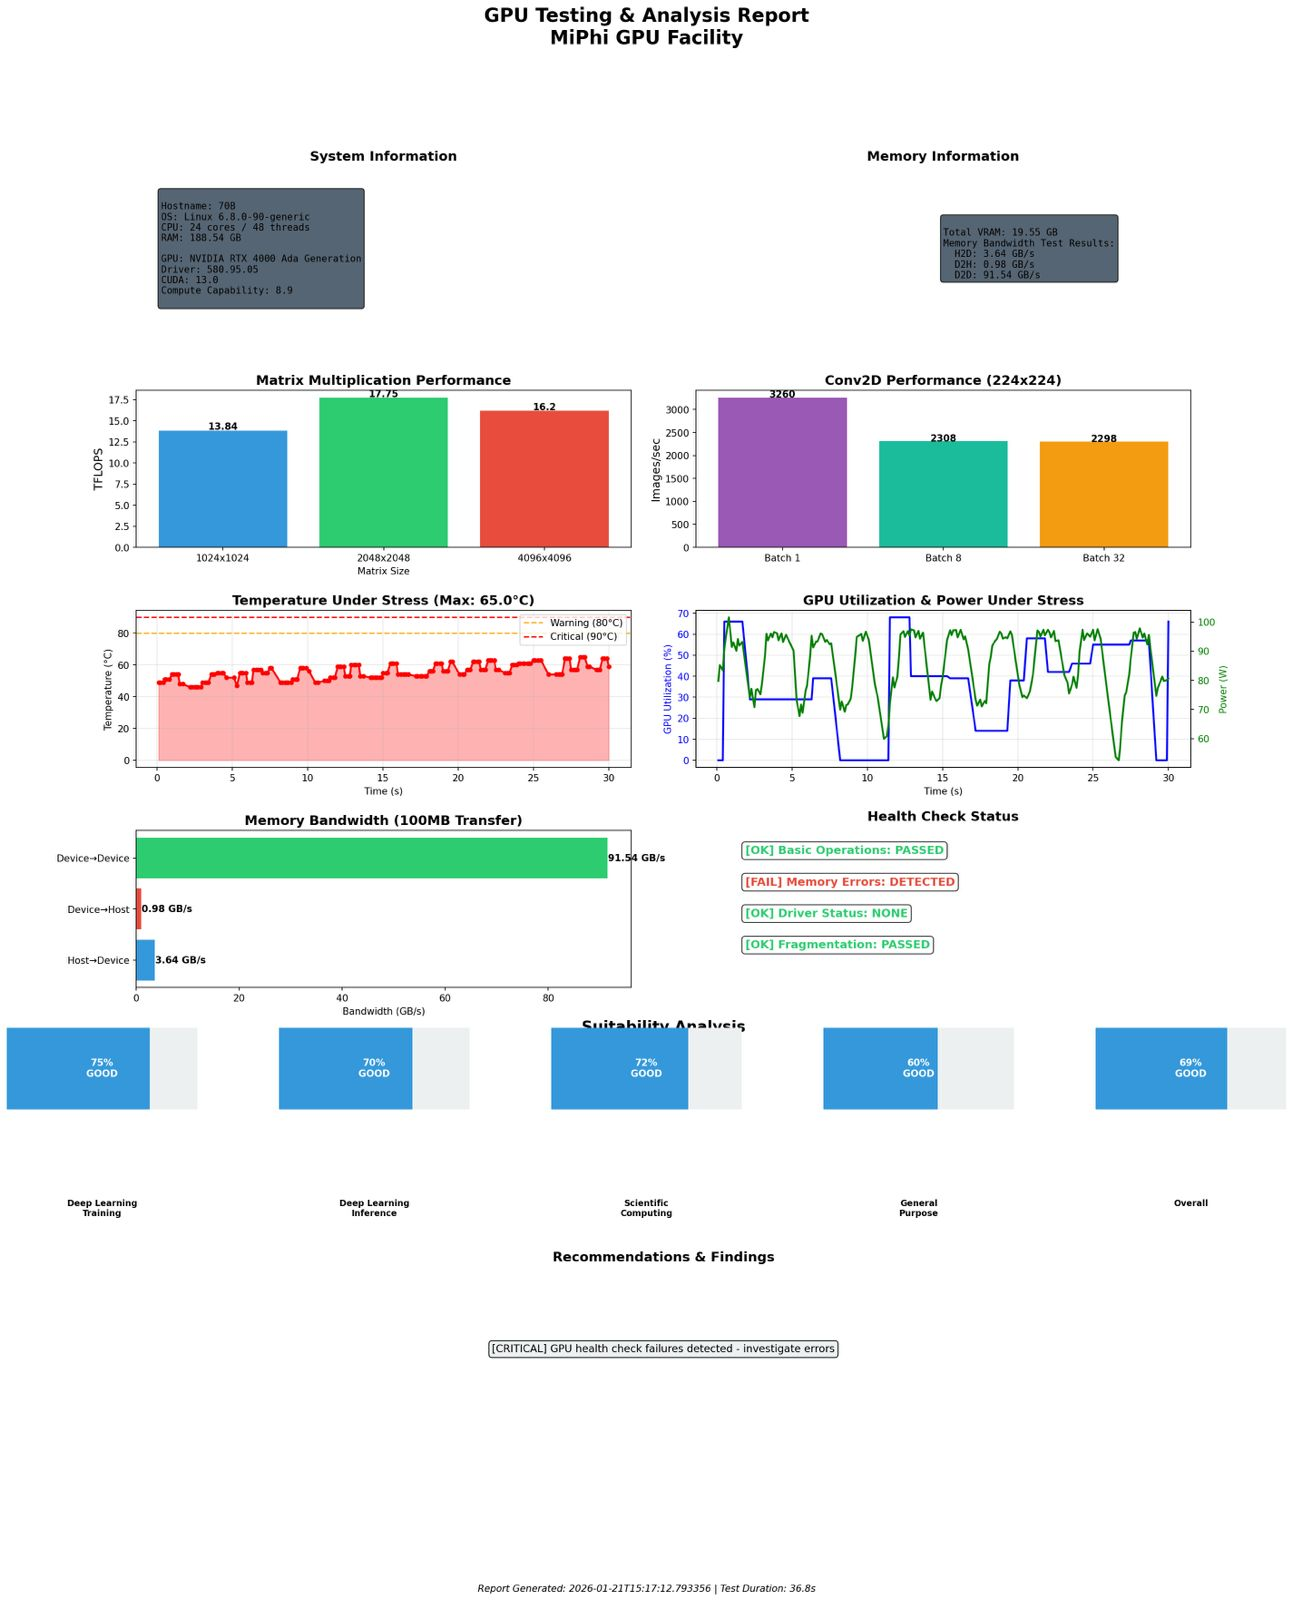

Recreate this plot in Python.
#!/usr/bin/env python3
"""
Comprehensive Desktop & GPU Testing Suite for AI Workloads
For College AI Lab - Desktop Review & Benchmarking
Generates detailed reports, analytics, and AI suitability analysis

Supports:
- Windows, Linux, macOS
- NVIDIA, AMD, Intel, Apple Silicon GPUs
- SSH/Headless/Cloud environments
- CPU, RAM, Storage, Network benchmarks
"""

import subprocess
import sys
import os
import json
import time
import datetime
import platform
import socket
import shutil
import tempfile
import hashlib
import struct
from pathlib import Path

# Detect OS
IS_WINDOWS = platform.system() == 'Windows'
IS_LINUX = platform.system() == 'Linux'
IS_MACOS = platform.system() == 'Darwin'
IS_ARM = platform.machine().lower() in ('arm64', 'aarch64', 'armv8')

def install_dependencies():
    """Install all required dependencies silently"""
    required_packages = ['numpy', 'matplotlib', 'pandas', 'psutil']
    missing = []
    
    for pkg in required_packages:
        try:
            __import__(pkg)
        except ImportError:
            missing.append(pkg)
    
    if not missing:
        return True
    
    print(f"[SETUP] Installing: {', '.join(missing)}...")
    
    # Try different installation methods
    methods = [
        [sys.executable, '-m', 'pip', 'install', '-q'] + missing,
        [sys.executable, '-m', 'pip', 'install', '-q', '--user'] + missing,
        [sys.executable, '-m', 'pip', 'install', '-q', '--break-system-packages'] + missing,
        [sys.executable, '-m', 'pip', 'install', '-q', '--user', '--break-system-packages'] + missing,
    ]
    
    for method in methods:
        try:
            subprocess.check_call(method, stdout=subprocess.DEVNULL, stderr=subprocess.DEVNULL)
            # Verify installation
            for pkg in missing:
                __import__(pkg)
            print("[SETUP] Dependencies installed successfully!")
            return True
        except:
            continue
    
    # If all methods failed, give instructions
    print(f"\n[ERROR] Could not auto-install packages. Please run manually:")
    print(f"    pip install {' '.join(missing)}")
    print(f"  or:")
    print(f"    pip install -r requirements.txt")
    print()
    sys.exit(1)

# Auto-install dependencies before importing
install_dependencies()

# Now import the packages
import psutil
import numpy as np
import matplotlib
matplotlib.use('Agg')  # Non-interactive backend for SSH/headless
import matplotlib.pyplot as plt
import matplotlib.gridspec as gridspec
from matplotlib.patches import Circle, Wedge, Rectangle
import pandas as pd

# Try to import GPU-specific libraries (optional)
CUDA_AVAILABLE = False
PYNVML_AVAILABLE = False
TORCH_AVAILABLE = False
TORCH_MPS_AVAILABLE = False  # Apple Silicon
TORCH_ROCM_AVAILABLE = False  # AMD ROCm
OPENCL_AVAILABLE = False

try:
    import pynvml
    pynvml.nvmlInit()
    PYNVML_AVAILABLE = True
except:
    pass

try:
    import torch
    if torch.cuda.is_available():
        TORCH_AVAILABLE = True
        CUDA_AVAILABLE = True
    # Check for Apple Silicon MPS
    if hasattr(torch.backends, 'mps') and torch.backends.mps.is_available():
        TORCH_MPS_AVAILABLE = True
        TORCH_AVAILABLE = True
    # Check for AMD ROCm
    if hasattr(torch.version, 'hip') and torch.version.hip is not None:
        TORCH_ROCM_AVAILABLE = True
        TORCH_AVAILABLE = True
except:
    pass

# Try OpenCL for AMD/Intel GPUs
try:
    import pyopencl as cl
    OPENCL_AVAILABLE = True
except:
    pass


class GPUTester:
    """Comprehensive Desktop & GPU Testing Class for AI Workloads"""
    
    def __init__(self):
        self.results = {
            'timestamp': datetime.datetime.now().isoformat(),
            'test_type': 'AI Desktop Assessment',
            'system_info': {},
            'cpu_info': {},
            'gpu_info': {},
            'memory_info': {},
            'storage_info': {},
            'network_info': {},
            'software_stack': {},
            'performance_tests': {},
            'stress_tests': {},
            'health_checks': {},
            'suitability_analysis': {},
            'recommendations': []
        }
        self.test_start_time = time.time()
        self.gpu_vendor = self._detect_gpu_vendor()
        
    def _detect_gpu_vendor(self):
        """Detect GPU vendor (NVIDIA, AMD, Intel, Apple, None)"""
        # Check NVIDIA
        if self._check_nvidia():
            return 'NVIDIA'
        # Check AMD
        if self._check_amd():
            return 'AMD'
        # Check Intel
        if self._check_intel():
            return 'Intel'
        # Check Apple Silicon
        if IS_MACOS and IS_ARM:
            return 'Apple'
        return 'None'
    
    def _check_nvidia(self):
        """Check if NVIDIA GPU is present"""
        try:
            if IS_WINDOWS:
                result = subprocess.run(['nvidia-smi'], capture_output=True, text=True, timeout=10,
                                       creationflags=subprocess.CREATE_NO_WINDOW if hasattr(subprocess, 'CREATE_NO_WINDOW') else 0)
            else:
                result = subprocess.run(['nvidia-smi'], capture_output=True, text=True, timeout=10)
            return result.returncode == 0
        except:
            return False
    
    def _check_amd(self):
        """Check if AMD GPU is present"""
        try:
            if IS_LINUX:
                # Check for AMD ROCm
                result = subprocess.run(['rocm-smi'], capture_output=True, text=True, timeout=10)
                if result.returncode == 0:
                    return True
                # Check lspci
                result = subprocess.run(['lspci'], capture_output=True, text=True, timeout=10)
                if 'AMD' in result.stdout and ('VGA' in result.stdout or 'Display' in result.stdout):
                    return True
            elif IS_WINDOWS:
                # Check WMI for AMD GPU
                result = subprocess.run(['wmic', 'path', 'win32_VideoController', 'get', 'name'],
                                       capture_output=True, text=True, timeout=10,
                                       creationflags=subprocess.CREATE_NO_WINDOW if hasattr(subprocess, 'CREATE_NO_WINDOW') else 0)
                if 'AMD' in result.stdout or 'Radeon' in result.stdout:
                    return True
        except:
            pass
        return False
    
    def _check_intel(self):
        """Check if Intel GPU is present"""
        try:
            if IS_LINUX:
                result = subprocess.run(['lspci'], capture_output=True, text=True, timeout=10)
                if 'Intel' in result.stdout and ('VGA' in result.stdout or 'Display' in result.stdout):
                    return True
            elif IS_WINDOWS:
                result = subprocess.run(['wmic', 'path', 'win32_VideoController', 'get', 'name'],
                                       capture_output=True, text=True, timeout=10,
                                       creationflags=subprocess.CREATE_NO_WINDOW if hasattr(subprocess, 'CREATE_NO_WINDOW') else 0)
                if 'Intel' in result.stdout:
                    return True
        except:
            pass
        return False
        
    def get_nvidia_smi_info(self):
        """Get GPU info using nvidia-smi"""
        try:
            cmd = ['nvidia-smi', '--query-gpu=name,driver_version,memory.total,memory.used,memory.free,temperature.gpu,power.draw,power.limit,utilization.gpu,utilization.memory,pcie.link.gen.current,pcie.link.width.current,clocks.current.graphics,clocks.current.memory,clocks.max.graphics,clocks.max.memory,fan.speed,pstate',
                   '--format=csv,noheader,nounits']
            if IS_WINDOWS:
                result = subprocess.run(cmd, capture_output=True, text=True, timeout=30,
                                       creationflags=subprocess.CREATE_NO_WINDOW if hasattr(subprocess, 'CREATE_NO_WINDOW') else 0)
            else:
                result = subprocess.run(cmd, capture_output=True, text=True, timeout=30)
            if result.returncode == 0:
                values = [v.strip() for v in result.stdout.strip().split(',')]
                keys = ['name', 'driver_version', 'memory_total_mb', 'memory_used_mb', 'memory_free_mb',
                       'temperature_c', 'power_draw_w', 'power_limit_w', 'gpu_utilization_pct',
                       'memory_utilization_pct', 'pcie_gen', 'pcie_width', 'clock_graphics_mhz',
                       'clock_memory_mhz', 'clock_max_graphics_mhz', 'clock_max_memory_mhz', 
                       'fan_speed_pct', 'pstate']
                return dict(zip(keys, values))
        except Exception as e:
            return {'error': str(e)}
        return {}
    
    def get_amd_gpu_info(self):
        """Get AMD GPU info using rocm-smi or system tools"""
        info = {}
        try:
            if IS_LINUX:
                # Try rocm-smi first
                result = subprocess.run(['rocm-smi', '--showproductname', '--showtemp', '--showuse', 
                                        '--showmeminfo', 'vram', '--showpower'],
                                       capture_output=True, text=True, timeout=30)
                if result.returncode == 0:
                    output = result.stdout
                    # Parse basic info
                    info['vendor'] = 'AMD'
                    if 'GPU' in output:
                        for line in output.split('\n'):
                            if 'Card series' in line or 'GPU' in line:
                                info['name'] = line.split(':')[-1].strip() if ':' in line else 'AMD GPU'
                            if 'Temperature' in line:
                                try:
                                    temp = ''.join(filter(str.isdigit, line.split(':')[-1]))
                                    info['temperature_c'] = temp
                                except:
                                    pass
                            if 'GPU use' in line:
                                try:
                                    info['gpu_utilization_pct'] = ''.join(filter(str.isdigit, line.split(':')[-1]))
                                except:
                                    pass
                    return info
            elif IS_WINDOWS:
                # Use WMI on Windows
                result = subprocess.run(['wmic', 'path', 'win32_VideoController', 'get', 
                                        'name,AdapterRAM,DriverVersion'],
                                       capture_output=True, text=True, timeout=30,
                                       creationflags=subprocess.CREATE_NO_WINDOW if hasattr(subprocess, 'CREATE_NO_WINDOW') else 0)
                if result.returncode == 0:
                    for line in result.stdout.split('\n'):
                        if 'AMD' in line or 'Radeon' in line:
                            parts = line.split()
                            info['name'] = ' '.join([p for p in parts if not p.isdigit()])
                            info['vendor'] = 'AMD'
                            break
        except Exception as e:
            info['error'] = str(e)
        return info
    
    def get_intel_gpu_info(self):
        """Get Intel GPU info"""
        info = {}
        try:
            if IS_LINUX:
                result = subprocess.run(['lspci', '-v'], capture_output=True, text=True, timeout=30)
                if result.returncode == 0:
                    for line in result.stdout.split('\n'):
                        if 'Intel' in line and ('VGA' in line or 'Display' in line):
                            info['name'] = line.split(':')[-1].strip()
                            info['vendor'] = 'Intel'
                            break
            elif IS_WINDOWS:
                result = subprocess.run(['wmic', 'path', 'win32_VideoController', 'get', 
                                        'name,AdapterRAM,DriverVersion'],
                                       capture_output=True, text=True, timeout=30,
                                       creationflags=subprocess.CREATE_NO_WINDOW if hasattr(subprocess, 'CREATE_NO_WINDOW') else 0)
                if result.returncode == 0:
                    for line in result.stdout.split('\n'):
                        if 'Intel' in line:
                            info['name'] = line.strip()
                            info['vendor'] = 'Intel'
                            break
        except Exception as e:
            info['error'] = str(e)
        return info
    
    def get_apple_gpu_info(self):
        """Get Apple Silicon GPU info"""
        info = {'vendor': 'Apple'}
        try:
            result = subprocess.run(['system_profiler', 'SPDisplaysDataType'],
                                   capture_output=True, text=True, timeout=30)
            if result.returncode == 0:
                output = result.stdout
                for line in output.split('\n'):
                    if 'Chipset Model' in line:
                        info['name'] = line.split(':')[-1].strip()
                    if 'VRAM' in line or 'Memory' in line:
                        info['memory'] = line.split(':')[-1].strip()
                    if 'Metal Support' in line:
                        info['metal_support'] = line.split(':')[-1].strip()
        except Exception as e:
            info['error'] = str(e)
        return info
    
    def get_cuda_version(self):
        """Get CUDA version"""
        try:
            if IS_WINDOWS:
                result = subprocess.run(['nvcc', '--version'], capture_output=True, text=True, timeout=10,
                                       creationflags=subprocess.CREATE_NO_WINDOW if hasattr(subprocess, 'CREATE_NO_WINDOW') else 0)
            else:
                result = subprocess.run(['nvcc', '--version'], capture_output=True, text=True, timeout=10)
            if result.returncode == 0:
                for line in result.stdout.split('\n'):
                    if 'release' in line.lower():
                        return line.split('release')[-1].split(',')[0].strip()
        except:
            pass
        
        try:
            if IS_WINDOWS:
                result = subprocess.run(['nvidia-smi'], capture_output=True, text=True, timeout=10,
                                       creationflags=subprocess.CREATE_NO_WINDOW if hasattr(subprocess, 'CREATE_NO_WINDOW') else 0)
            else:
                result = subprocess.run(['nvidia-smi'], capture_output=True, text=True, timeout=10)
            if result.returncode == 0:
                for line in result.stdout.split('\n'):
                    if 'CUDA Version' in line:
                        return line.split('CUDA Version:')[-1].split()[0].strip()
        except:
            pass
        return "Unknown"
    
    def collect_system_info(self):
        """Collect comprehensive system information"""
        print("[INFO] Collecting System Information...")
        
        # Get network hostname
        try:
            hostname = socket.gethostname()
            ip_address = socket.gethostbyname(hostname)
        except:
            hostname = platform.node()
            ip_address = "Unknown"
        
        # Detect if running via SSH or remotely
        is_remote = False
        if IS_LINUX or IS_MACOS:
            is_remote = 'SSH_CLIENT' in os.environ or 'SSH_TTY' in os.environ
        
        # Get CPU info
        cpu_info = self._get_cpu_detailed_info()
        
        self.results['system_info'] = {
            'hostname': hostname,
            'ip_address': ip_address,
            'os': platform.system(),
            'os_version': platform.release(),
            'os_full': f"{platform.system()} {platform.release()} {platform.version()}",
            'architecture': platform.machine(),
            'is_64bit': sys.maxsize > 2**32,
            'is_arm': IS_ARM,
            'python_version': platform.python_version(),
            'is_remote_session': is_remote,
            'environment': 'SSH/Remote' if is_remote else 'Local',
            **cpu_info
        }
        
        # Collect CPU-specific info
        self.results['cpu_info'] = cpu_info
    
    def _get_cpu_detailed_info(self):
        """Get detailed CPU information"""
        info = {
            'cpu_name': 'Unknown',
            'cpu_cores_physical': psutil.cpu_count(logical=False) or 0,
            'cpu_cores_logical': psutil.cpu_count(logical=True) or 0,
            'cpu_freq_mhz': 0,
            'cpu_freq_max_mhz': 0,
        }
        
        try:
            freq = psutil.cpu_freq()
            if freq:
                info['cpu_freq_mhz'] = round(freq.current, 0)
                info['cpu_freq_max_mhz'] = round(freq.max, 0) if freq.max else round(freq.current, 0)
        except:
            pass
        
        # Get CPU name
        try:
            if IS_LINUX:
                with open('/proc/cpuinfo', 'r') as f:
                    for line in f:
                        if 'model name' in line:
                            info['cpu_name'] = line.split(':')[1].strip()
                            break
            elif IS_WINDOWS:
                result = subprocess.run(['wmic', 'cpu', 'get', 'name'],
                                       capture_output=True, text=True, timeout=10,
                                       creationflags=subprocess.CREATE_NO_WINDOW if hasattr(subprocess, 'CREATE_NO_WINDOW') else 0)
                if result.returncode == 0:
                    lines = [l.strip() for l in result.stdout.split('\n') if l.strip() and 'Name' not in l]
                    if lines:
                        info['cpu_name'] = lines[0]
            elif IS_MACOS:
                result = subprocess.run(['sysctl', '-n', 'machdep.cpu.brand_string'],
                                       capture_output=True, text=True, timeout=10)
                if result.returncode == 0:
                    info['cpu_name'] = result.stdout.strip()
        except:
            pass
        
        # RAM info
        ram = psutil.virtual_memory()
        info['ram_total_gb'] = round(ram.total / (1024**3), 2)
        info['ram_available_gb'] = round(ram.available / (1024**3), 2)
        info['ram_used_pct'] = ram.percent
        
        return info
    
    def collect_storage_info(self):
        """Collect storage information and benchmark"""
        print("[INFO] Collecting Storage Information...")
        
        storage_info = {'disks': [], 'benchmark': {}}
        
        # Get disk partitions
        try:
            partitions = psutil.disk_partitions()
            for p in partitions:
                try:
                    usage = psutil.disk_usage(p.mountpoint)
                    storage_info['disks'].append({
                        'device': p.device,
                        'mountpoint': p.mountpoint,
                        'fstype': p.fstype,
                        'total_gb': round(usage.total / (1024**3), 2),
                        'used_gb': round(usage.used / (1024**3), 2),
                        'free_gb': round(usage.free / (1024**3), 2),
                        'used_pct': usage.percent
                    })
                except:
                    pass
        except:
            pass
        
        # Storage benchmark (simple sequential read/write test)
        storage_info['benchmark'] = self._run_storage_benchmark()
        
        self.results['storage_info'] = storage_info
    
    def _run_storage_benchmark(self):
        """Run a simple storage benchmark"""
        results = {}
        test_file = None
        try:
            # Create temp file
            test_dir = tempfile.gettempdir()
            test_file = os.path.join(test_dir, f'gpu_test_storage_{os.getpid()}.tmp')
            test_size_mb = 100
            block_size = 1024 * 1024  # 1MB blocks
            
            # Write test
            data = os.urandom(block_size)
            start = time.perf_counter()
            with open(test_file, 'wb') as f:
                for _ in range(test_size_mb):
                    f.write(data)
                f.flush()
                os.fsync(f.fileno())
            write_time = time.perf_counter() - start
            results['write_speed_mbps'] = round(test_size_mb / write_time, 2)
            
            # Read test
            start = time.perf_counter()
            with open(test_file, 'rb') as f:
                while f.read(block_size):
                    pass
            read_time = time.perf_counter() - start
            results['read_speed_mbps'] = round(test_size_mb / read_time, 2)
            
        except Exception as e:
            results['error'] = str(e)
        finally:
            if test_file and os.path.exists(test_file):
                try:
                    os.remove(test_file)
                except:
                    pass
        
        return results
    
    def collect_network_info(self):
        """Collect network information"""
        print("[INFO] Collecting Network Information...")
        
        network_info = {'interfaces': [], 'connectivity': {}}
        
        try:
            # Get network interfaces
            net_if = psutil.net_if_addrs()
            net_stats = psutil.net_if_stats()
            
            for iface, addrs in net_if.items():
                iface_info = {'name': iface, 'addresses': []}
                for addr in addrs:
                    if addr.family == socket.AF_INET:
                        iface_info['ipv4'] = addr.address
                    elif addr.family == socket.AF_INET6:
                        iface_info['ipv6'] = addr.address
                
                if iface in net_stats:
                    stats = net_stats[iface]
                    iface_info['speed_mbps'] = stats.speed
                    iface_info['is_up'] = stats.isup
                
                network_info['interfaces'].append(iface_info)
            
            # Test internet connectivity
            network_info['connectivity'] = self._test_network_connectivity()
            
        except Exception as e:
            network_info['error'] = str(e)
        
        self.results['network_info'] = network_info
    
    def _test_network_connectivity(self):
        """Test network connectivity"""
        results = {'internet': False, 'dns': False, 'latency_ms': None}
        
        try:
            # DNS test
            socket.gethostbyname('google.com')
            results['dns'] = True
            
            # Connectivity test with latency
            import urllib.request
            start = time.perf_counter()
            urllib.request.urlopen('http://www.google.com', timeout=5)
            latency = (time.perf_counter() - start) * 1000
            results['internet'] = True
            results['latency_ms'] = round(latency, 2)
        except:
            pass
        
        return results
    
    def collect_software_stack(self):
        """Collect information about installed AI/ML software"""
        print("[INFO] Analyzing Software Stack...")
        
        software = {
            'python_version': platform.python_version(),
            'packages': {},
            'frameworks': {}
        }
        
        # Check for common AI/ML packages
        packages_to_check = [
            'torch', 'tensorflow', 'keras', 'jax', 'flax',
            'numpy', 'scipy', 'pandas', 'scikit-learn',
            'opencv-python', 'pillow', 'transformers', 'diffusers',
            'onnx', 'onnxruntime', 'tensorrt', 'triton',
            'jupyter', 'jupyterlab', 'notebook',
            'cuda-python', 'cupy', 'numba'
        ]
        
        for pkg in packages_to_check:
            try:
                # Handle package name variations
                import_name = pkg.replace('-', '_').replace('opencv_python', 'cv2')
                mod = __import__(import_name.split('.')[0])
                version = getattr(mod, '__version__', 'installed')
                software['packages'][pkg] = version
            except:
                software['packages'][pkg] = 'not installed'
        
        # Check deep learning frameworks in detail
        if TORCH_AVAILABLE:
            software['frameworks']['pytorch'] = {
                'version': torch.__version__,
                'cuda_available': torch.cuda.is_available(),
                'cuda_version': torch.version.cuda if hasattr(torch.version, 'cuda') and torch.version.cuda else None,
                'cudnn_version': str(torch.backends.cudnn.version()) if torch.cuda.is_available() else None,
                'mps_available': TORCH_MPS_AVAILABLE,
                'device_count': torch.cuda.device_count() if torch.cuda.is_available() else 0
            }
        
        try:
            import tensorflow as tf
            software['frameworks']['tensorflow'] = {
                'version': tf.__version__,
                'gpu_available': len(tf.config.list_physical_devices('GPU')) > 0,
                'gpu_count': len(tf.config.list_physical_devices('GPU'))
            }
        except:
            pass
        
        self.results['software_stack'] = software
        
    def collect_gpu_info(self):
        """Collect GPU information based on vendor"""
        print(f"[INFO] Collecting GPU Information (Detected: {self.gpu_vendor})...")
        
        gpu_info = {
            'vendor': self.gpu_vendor,
            'cuda_available': CUDA_AVAILABLE,
            'torch_available': TORCH_AVAILABLE,
            'torch_mps_available': TORCH_MPS_AVAILABLE,
            'torch_rocm_available': TORCH_ROCM_AVAILABLE,
            'opencl_available': OPENCL_AVAILABLE,
            'pynvml_available': PYNVML_AVAILABLE,
        }
        
        if self.gpu_vendor == 'NVIDIA':
            nvidia_info = self.get_nvidia_smi_info()
            cuda_version = self.get_cuda_version()
            gpu_info.update(nvidia_info)
            gpu_info['cuda_version'] = cuda_version
            
            if TORCH_AVAILABLE and torch.cuda.is_available():
                gpu_info['torch_cuda_version'] = torch.version.cuda
                gpu_info['cudnn_version'] = str(torch.backends.cudnn.version())
                gpu_info['device_count'] = torch.cuda.device_count()
                gpu_info['current_device'] = torch.cuda.current_device()
                gpu_info['device_name'] = torch.cuda.get_device_name(0)
                gpu_info['device_capability'] = '.'.join(map(str, torch.cuda.get_device_capability(0)))
                
        elif self.gpu_vendor == 'AMD':
            amd_info = self.get_amd_gpu_info()
            gpu_info.update(amd_info)
            if TORCH_ROCM_AVAILABLE:
                gpu_info['rocm_version'] = torch.version.hip
                gpu_info['device_count'] = torch.cuda.device_count()
                gpu_info['device_name'] = torch.cuda.get_device_name(0)
                
        elif self.gpu_vendor == 'Intel':
            intel_info = self.get_intel_gpu_info()
            gpu_info.update(intel_info)
            
        elif self.gpu_vendor == 'Apple':
            apple_info = self.get_apple_gpu_info()
            gpu_info.update(apple_info)
            if TORCH_MPS_AVAILABLE:
                gpu_info['mps_device'] = 'mps'
                gpu_info['device_name'] = apple_info.get('name', 'Apple Silicon GPU')
        
        else:
            gpu_info['status'] = 'No discrete GPU detected'
            gpu_info['note'] = 'CPU-only mode - some benchmarks will be skipped'
        
        self.results['gpu_info'] = gpu_info
            
    def collect_memory_info(self):
        """Collect detailed memory information"""
        print("[INFO] Collecting Memory Information...")
        
        # System RAM info
        ram = psutil.virtual_memory()
        swap = psutil.swap_memory()
        
        self.results['memory_info'] = {
            'system_ram_total_gb': round(ram.total / (1024**3), 2),
            'system_ram_available_gb': round(ram.available / (1024**3), 2),
            'system_ram_used_pct': ram.percent,
            'swap_total_gb': round(swap.total / (1024**3), 2),
            'swap_used_gb': round(swap.used / (1024**3), 2),
        }
        
        # GPU VRAM info
        if TORCH_AVAILABLE and (torch.cuda.is_available() or TORCH_MPS_AVAILABLE):
            if torch.cuda.is_available():
                torch.cuda.empty_cache()
                self.results['memory_info']['gpu_vram_total_gb'] = round(torch.cuda.get_device_properties(0).total_memory / (1024**3), 2)
                self.results['memory_info']['gpu_vram_allocated_gb'] = round(torch.cuda.memory_allocated(0) / (1024**3), 4)
                self.results['memory_info']['gpu_vram_cached_gb'] = round(torch.cuda.memory_reserved(0) / (1024**3), 4)
            elif TORCH_MPS_AVAILABLE:
                # Apple Silicon shares memory with system
                self.results['memory_info']['gpu_vram_total_gb'] = self.results['memory_info']['system_ram_total_gb']
                self.results['memory_info']['gpu_note'] = 'Unified Memory (shared with system)'
        elif 'memory_total_mb' in self.results['gpu_info']:
            try:
                self.results['memory_info']['gpu_vram_total_gb'] = round(float(self.results['gpu_info']['memory_total_mb']) / 1024, 2)
                self.results['memory_info']['gpu_vram_used_gb'] = round(float(self.results['gpu_info']['memory_used_mb']) / 1024, 2)
                self.results['memory_info']['gpu_vram_free_gb'] = round(float(self.results['gpu_info']['memory_free_mb']) / 1024, 2)
            except:
                pass
    
    def run_cpu_benchmark(self):
        """Run CPU performance benchmark"""
        print("  [TEST] Running CPU Benchmark...")
        
        results = {}
        
        # Single-threaded benchmark (matrix operations)
        try:
            size = 1000
            a = np.random.randn(size, size).astype(np.float32)
            b = np.random.randn(size, size).astype(np.float32)
            
            # Warmup
            _ = np.dot(a, b)
            
            # Benchmark
            iterations = 5
            start = time.perf_counter()
            for _ in range(iterations):
                _ = np.dot(a, b)
            elapsed = time.perf_counter() - start
            
            flops = 2 * (size ** 3) * iterations
            gflops = (flops / elapsed) / 1e9
            results['single_thread_gflops'] = round(gflops, 2)
            results['matmul_time_ms'] = round((elapsed / iterations) * 1000, 2)
        except Exception as e:
            results['single_thread_error'] = str(e)
        
        # Multi-threaded benchmark
        try:
            size = 2000
            a = np.random.randn(size, size).astype(np.float32)
            b = np.random.randn(size, size).astype(np.float32)
            
            start = time.perf_counter()
            _ = np.dot(a, b)  # NumPy uses all cores by default
            elapsed = time.perf_counter() - start
            
            flops = 2 * (size ** 3)
            gflops = (flops / elapsed) / 1e9
            results['multi_thread_gflops'] = round(gflops, 2)
        except Exception as e:
            results['multi_thread_error'] = str(e)
        
        return results
                
    def run_memory_bandwidth_test(self):
        """Test memory bandwidth"""
        print("  [TEST] Running Memory Bandwidth Test...")
        
        # First check if we have GPU support
        device = None
        if TORCH_AVAILABLE:
            if torch.cuda.is_available():
                device = 'cuda'
            elif TORCH_MPS_AVAILABLE:
                device = 'mps'
        
        if device is None:
            # CPU-only memory bandwidth test
            return self._run_cpu_memory_bandwidth_test()
        
        results = {}
        sizes = [1, 10, 100, 500]  # MB
        
        for size_mb in sizes:
            try:
                n_elements = (size_mb * 1024 * 1024) // 4  # float32 = 4 bytes
                
                # Host to Device
                cpu_tensor = torch.randn(n_elements, dtype=torch.float32)
                if device == 'cuda':
                    torch.cuda.synchronize()
                start = time.perf_counter()
                gpu_tensor = cpu_tensor.to(device)
                if device == 'cuda':
                    torch.cuda.synchronize()
                elif device == 'mps':
                    torch.mps.synchronize()
                h2d_time = time.perf_counter() - start
                h2d_bandwidth = (size_mb / h2d_time) / 1024  # GB/s
                
                # Device to Host
                if device == 'cuda':
                    torch.cuda.synchronize()
                elif device == 'mps':
                    torch.mps.synchronize()
                start = time.perf_counter()
                cpu_back = gpu_tensor.cpu()
                if device == 'cuda':
                    torch.cuda.synchronize()
                elif device == 'mps':
                    torch.mps.synchronize()
                d2h_time = time.perf_counter() - start
                d2h_bandwidth = (size_mb / d2h_time) / 1024  # GB/s
                
                # Device to Device
                if device == 'cuda':
                    torch.cuda.synchronize()
                elif device == 'mps':
                    torch.mps.synchronize()
                start = time.perf_counter()
                gpu_tensor2 = gpu_tensor.clone()
                if device == 'cuda':
                    torch.cuda.synchronize()
                elif device == 'mps':
                    torch.mps.synchronize()
                d2d_time = time.perf_counter() - start
                d2d_bandwidth = (size_mb / d2d_time) / 1024  # GB/s
                
                results[f'{size_mb}MB'] = {
                    'h2d_bandwidth_gbps': round(h2d_bandwidth, 2),
                    'd2h_bandwidth_gbps': round(d2h_bandwidth, 2),
                    'd2d_bandwidth_gbps': round(d2d_bandwidth, 2)
                }
                
                del cpu_tensor, gpu_tensor, gpu_tensor2, cpu_back
                if device == 'cuda':
                    torch.cuda.empty_cache()
                
            except Exception as e:
                results[f'{size_mb}MB'] = {'error': str(e)}
                
        return results
    
    def _run_cpu_memory_bandwidth_test(self):
        """CPU-only memory bandwidth test using numpy"""
        results = {}
        sizes = [10, 100, 500]  # MB
        
        for size_mb in sizes:
            try:
                n_elements = (size_mb * 1024 * 1024) // 4
                
                # Allocate and copy test
                start = time.perf_counter()
                a = np.random.randn(n_elements).astype(np.float32)
                alloc_time = time.perf_counter() - start
                
                start = time.perf_counter()
                b = a.copy()
                copy_time = time.perf_counter() - start
                
                results[f'{size_mb}MB'] = {
                    'alloc_bandwidth_gbps': round((size_mb / alloc_time) / 1024, 2),
                    'copy_bandwidth_gbps': round((size_mb / copy_time) / 1024, 2),
                    'note': 'CPU-only test'
                }
                
                del a, b
                
            except Exception as e:
                results[f'{size_mb}MB'] = {'error': str(e)}
        
        return results
    
    def run_compute_benchmark(self):
        """Run compute performance benchmark"""
        print("  [TEST] Running Compute Benchmark...")
        
        # Determine device
        device = None
        if TORCH_AVAILABLE:
            if torch.cuda.is_available():
                device = 'cuda'
            elif TORCH_MPS_AVAILABLE:
                device = 'mps'
        
        if device is None:
            return {'note': 'No GPU available - see CPU benchmark for compute performance'}
        
        results = {}
        
        # Matrix multiplication benchmark
        sizes = [1024, 2048, 4096]
        for size in sizes:
            try:
                a = torch.randn(size, size, device=device, dtype=torch.float32)
                b = torch.randn(size, size, device=device, dtype=torch.float32)
                
                # Warmup
                for _ in range(3):
                    c = torch.matmul(a, b)
                if device == 'cuda':
                    torch.cuda.synchronize()
                elif device == 'mps':
                    torch.mps.synchronize()
                
                # Benchmark
                iterations = 10
                start = time.perf_counter()
                for _ in range(iterations):
                    c = torch.matmul(a, b)
                if device == 'cuda':
                    torch.cuda.synchronize()
                elif device == 'mps':
                    torch.mps.synchronize()
                elapsed = time.perf_counter() - start
                
                # Calculate TFLOPS (2 * N^3 operations for matmul)
                flops = 2 * (size ** 3) * iterations
                tflops = (flops / elapsed) / 1e12
                
                results[f'matmul_{size}x{size}'] = {
                    'time_ms': round((elapsed / iterations) * 1000, 2),
                    'tflops': round(tflops, 2)
                }
                
                del a, b, c
                if device == 'cuda':
                    torch.cuda.empty_cache()
                
            except Exception as e:
                results[f'matmul_{size}x{size}'] = {'error': str(e)}
        
        # Convolution benchmark
        try:
            batch_sizes = [1, 8, 32]
            for batch in batch_sizes:
                x = torch.randn(batch, 64, 224, 224, device=device, dtype=torch.float32)
                conv = torch.nn.Conv2d(64, 128, 3, padding=1).to(device)
                
                # Warmup
                for _ in range(3):
                    y = conv(x)
                if device == 'cuda':
                    torch.cuda.synchronize()
                elif device == 'mps':
                    torch.mps.synchronize()
                
                # Benchmark
                iterations = 20
                start = time.perf_counter()
                for _ in range(iterations):
                    y = conv(x)
                if device == 'cuda':
                    torch.cuda.synchronize()
                elif device == 'mps':
                    torch.mps.synchronize()
                elapsed = time.perf_counter() - start
                
                results[f'conv2d_batch{batch}'] = {
                    'time_ms': round((elapsed / iterations) * 1000, 2),
                    'throughput_imgs_per_sec': round(batch * iterations / elapsed, 2)
                }
                
                del x, y, conv
                if device == 'cuda':
                    torch.cuda.empty_cache()
                
        except Exception as e:
            results['conv2d'] = {'error': str(e)}
            
        return results
    
    def run_stress_test(self, duration_seconds=30):
        """Run GPU stress test"""
        print(f"  [TEST] Running Stress Test ({duration_seconds}s)...")
        
        # Determine device
        device = None
        if TORCH_AVAILABLE:
            if torch.cuda.is_available():
                device = 'cuda'
            elif TORCH_MPS_AVAILABLE:
                device = 'mps'
        
        if device is None:
            return self._run_cpu_stress_test(duration_seconds)
        
        results = {
            'device': device,
            'temperatures': [],
            'utilizations': [],
            'power_draws': [],
            'timestamps': []
        }
        
        try:
            # Create large tensors for stress
            size = 4096
            a = torch.randn(size, size, device=device, dtype=torch.float32)
            b = torch.randn(size, size, device=device, dtype=torch.float32)
            
            start_time = time.time()
            iteration = 0
            
            while time.time() - start_time < duration_seconds:
                # Perform heavy computation
                c = torch.matmul(a, b)
                c = torch.matmul(c, a)
                if device == 'cuda':
                    torch.cuda.synchronize()
                elif device == 'mps':
                    torch.mps.synchronize()
                
                # Collect metrics every second (NVIDIA only for detailed metrics)
                if iteration % 5 == 0:
                    results['timestamps'].append(round(time.time() - start_time, 1))
                    
                    if self.gpu_vendor == 'NVIDIA':
                        nvidia_info = self.get_nvidia_smi_info()
                        try:
                            results['temperatures'].append(float(nvidia_info.get('temperature_c', 0)))
                            results['utilizations'].append(float(nvidia_info.get('gpu_utilization_pct', 0)))
                            results['power_draws'].append(float(nvidia_info.get('power_draw_w', 0)))
                        except:
                            pass
                    else:
                        # For non-NVIDIA, just track CPU temp/usage as proxy
                        try:
                            results['utilizations'].append(psutil.cpu_percent())
                            # Try to get CPU temp on Linux
                            if IS_LINUX:
                                temps = psutil.sensors_temperatures()
                                if temps:
                                    for name, entries in temps.items():
                                        if entries:
                                            results['temperatures'].append(entries[0].current)
                                            break
                        except:
                            pass
                
                iteration += 1
            
            del a, b, c
            if device == 'cuda':
                torch.cuda.empty_cache()
            
            # Calculate statistics
            if results['temperatures']:
                results['max_temperature_c'] = max(results['temperatures'])
                results['avg_temperature_c'] = round(sum(results['temperatures']) / len(results['temperatures']), 1)
            if results['utilizations']:
                results['max_utilization_pct'] = max(results['utilizations'])
                results['avg_utilization_pct'] = round(sum(results['utilizations']) / len(results['utilizations']), 1)
            if results['power_draws']:
                results['max_power_w'] = max(results['power_draws'])
                results['avg_power_w'] = round(sum(results['power_draws']) / len(results['power_draws']), 1)
                    
        except Exception as e:
            results['error'] = str(e)
            
        return results
    
    def _run_cpu_stress_test(self, duration_seconds=30):
        """CPU-only stress test"""
        results = {
            'device': 'CPU',
            'temperatures': [],
            'utilizations': [],
            'timestamps': []
        }
        
        try:
            size = 2000
            start_time = time.time()
            iteration = 0
            
            while time.time() - start_time < duration_seconds:
                a = np.random.randn(size, size).astype(np.float32)
                b = np.random.randn(size, size).astype(np.float32)
                _ = np.dot(a, b)
                
                if iteration % 2 == 0:
                    results['timestamps'].append(round(time.time() - start_time, 1))
                    results['utilizations'].append(psutil.cpu_percent())
                    
                    # Try to get CPU temp on Linux
                    if IS_LINUX:
                        try:
                            temps = psutil.sensors_temperatures()
                            if temps:
                                for name, entries in temps.items():
                                    if entries:
                                        results['temperatures'].append(entries[0].current)
                                        break
                        except:
                            pass
                
                iteration += 1
            
            if results['temperatures']:
                results['max_temperature_c'] = max(results['temperatures'])
                results['avg_temperature_c'] = round(sum(results['temperatures']) / len(results['temperatures']), 1)
            if results['utilizations']:
                results['max_utilization_pct'] = max(results['utilizations'])
                results['avg_utilization_pct'] = round(sum(results['utilizations']) / len(results['utilizations']), 1)
                
        except Exception as e:
            results['error'] = str(e)
            
        return results
    
    def run_memory_stress_test(self):
        """Test maximum memory allocation"""
        print("  [TEST] Running Memory Stress Test...")
        
        # Determine device
        device = None
        if TORCH_AVAILABLE:
            if torch.cuda.is_available():
                device = 'cuda'
            elif TORCH_MPS_AVAILABLE:
                device = 'mps'
        
        if device is None:
            return self._run_cpu_memory_stress_test()
        
        results = {'device': device}
        
        if device == 'cuda':
            torch.cuda.empty_cache()
            try:
                total_memory = torch.cuda.get_device_properties(0).total_memory
                allocated_tensors = []
                chunk_size = 256 * 1024 * 1024  # 256 MB chunks
                
                max_allocated = 0
                try:
                    while True:
                        t = torch.zeros(chunk_size // 4, device=device, dtype=torch.float32)
                        allocated_tensors.append(t)
                        max_allocated += chunk_size
                except RuntimeError:
                    pass
                
                results['max_allocatable_gb'] = round(max_allocated / (1024**3), 2)
                results['allocation_efficiency_pct'] = round((max_allocated / total_memory) * 100, 1)
                
                # Clean up
                del allocated_tensors
                torch.cuda.empty_cache()
                
                # Test memory fragmentation
                results['fragmentation_test'] = 'PASSED'
                try:
                    large_tensor = torch.zeros(int(total_memory * 0.8) // 4, device=device, dtype=torch.float32)
                    del large_tensor
                    torch.cuda.empty_cache()
                except:
                    results['fragmentation_test'] = 'FAILED'
                    
            except Exception as e:
                results['error'] = str(e)
        elif device == 'mps':
            # Apple Silicon - unified memory, test differently
            try:
                allocated_tensors = []
                chunk_size = 256 * 1024 * 1024
                max_allocated = 0
                
                # Only allocate up to 50% of system RAM to avoid system issues
                max_allowed = psutil.virtual_memory().total * 0.5
                
                try:
                    while max_allocated < max_allowed:
                        t = torch.zeros(chunk_size // 4, device=device, dtype=torch.float32)
                        allocated_tensors.append(t)
                        max_allocated += chunk_size
                except RuntimeError:
                    pass
                
                results['max_allocatable_gb'] = round(max_allocated / (1024**3), 2)
                results['note'] = 'Apple Silicon uses unified memory'
                
                del allocated_tensors
                
            except Exception as e:
                results['error'] = str(e)
                
        return results
    
    def _run_cpu_memory_stress_test(self):
        """CPU memory stress test"""
        results = {'device': 'CPU'}
        
        try:
            total_ram = psutil.virtual_memory().total
            allocated_arrays = []
            chunk_size = 256 * 1024 * 1024  # 256 MB
            max_allocated = 0
            
            # Only test up to 50% of RAM to avoid system issues
            max_allowed = total_ram * 0.5
            
            try:
                while max_allocated < max_allowed:
                    arr = np.zeros(chunk_size // 8, dtype=np.float64)
                    allocated_arrays.append(arr)
                    max_allocated += chunk_size
            except MemoryError:
                pass
            
            results['max_allocatable_gb'] = round(max_allocated / (1024**3), 2)
            results['allocation_pct_of_ram'] = round((max_allocated / total_ram) * 100, 1)
            
            del allocated_arrays
            
        except Exception as e:
            results['error'] = str(e)
            
        return results
    
    def run_error_check(self):
        """Check for GPU errors"""
        print("  [TEST] Running Error Checks...")
        
        results = {
            'cuda_errors': [],
            'memory_errors': 'NONE',
            'driver_errors': 'NONE',
            'system_health': 'OK'
        }
        
        # Check nvidia-smi for errors (NVIDIA only)
        if self.gpu_vendor == 'NVIDIA':
            try:
                if IS_WINDOWS:
                    result = subprocess.run(['nvidia-smi', '-q', '-d', 'ECC'],
                                           capture_output=True, text=True, timeout=30,
                                           creationflags=subprocess.CREATE_NO_WINDOW if hasattr(subprocess, 'CREATE_NO_WINDOW') else 0)
                else:
                    result = subprocess.run(['nvidia-smi', '-q', '-d', 'ECC'],
                                           capture_output=True, text=True, timeout=30)
                if 'error' in result.stdout.lower():
                    results['memory_errors'] = 'DETECTED'
            except:
                pass
        
        # Check system health
        try:
            # Check disk health
            disk_usage = psutil.disk_usage('/')
            if disk_usage.percent > 95:
                results['system_health'] = 'WARNING: Low disk space'
            
            # Check RAM
            ram = psutil.virtual_memory()
            if ram.percent > 95:
                results['system_health'] = 'WARNING: High memory usage'
        except:
            pass
        
        # Test basic GPU/tensor operations
        device = None
        if TORCH_AVAILABLE:
            if torch.cuda.is_available():
                device = 'cuda'
            elif TORCH_MPS_AVAILABLE:
                device = 'mps'
        
        if device:
            try:
                # Test allocation
                t = torch.randn(1000, 1000, device=device)
                # Test computation
                r = torch.matmul(t, t)
                # Test synchronization
                if device == 'cuda':
                    torch.cuda.synchronize()
                elif device == 'mps':
                    torch.mps.synchronize()
                # Verify results
                assert not torch.isnan(r).any(), "NaN detected in computation"
                assert not torch.isinf(r).any(), "Inf detected in computation"
                results['basic_ops_test'] = 'PASSED'
                results['device_tested'] = device
                del t, r
                if device == 'cuda':
                    torch.cuda.empty_cache()
            except Exception as e:
                results['basic_ops_test'] = f'FAILED: {str(e)}'
                results['cuda_errors'].append(str(e))
        else:
            # CPU-only test
            try:
                t = np.random.randn(1000, 1000).astype(np.float32)
                r = np.dot(t, t)
                assert not np.isnan(r).any(), "NaN detected"
                assert not np.isinf(r).any(), "Inf detected"
                results['basic_ops_test'] = 'PASSED (CPU)'
                results['device_tested'] = 'CPU'
            except Exception as e:
                results['basic_ops_test'] = f'FAILED: {str(e)}'
        
        return results
    
    def run_performance_tests(self):
        """Run all performance tests"""
        print("\n[PHASE] Running Performance Tests...")
        
        self.results['performance_tests'] = {
            'cpu_benchmark': self.run_cpu_benchmark(),
            'memory_bandwidth': self.run_memory_bandwidth_test(),
            'compute_benchmark': self.run_compute_benchmark(),
        }
        
    def run_stress_tests(self):
        """Run all stress tests"""
        print("\n[PHASE] Running Stress Tests...")
        
        self.results['stress_tests'] = {
            'gpu_stress': self.run_stress_test(duration_seconds=30),
            'memory_stress': self.run_memory_stress_test(),
        }
        
    def run_health_checks(self):
        """Run all health checks"""
        print("\n[PHASE] Running Health Checks...")
        
        self.results['health_checks'] = self.run_error_check()
        
    def analyze_suitability(self):
        """Analyze system suitability for different AI workloads"""
        print("\n[PHASE] Analyzing AI Suitability...")
        
        scores = {
            'deep_learning_training': 0,
            'deep_learning_inference': 0,
            'scientific_computing': 0,
            'llm_inference': 0,
            'general_purpose': 0,
            'overall': 0
        }
        
        max_score = 100
        recommendations = []
        
        # ===== GPU/Accelerator Analysis =====
        gpu_vendor = self.results.get('gpu_info', {}).get('vendor', 'None')
        
        if gpu_vendor != 'None':
            # Has a GPU - good for AI
            scores['deep_learning_training'] += 15
            scores['deep_learning_inference'] += 15
            scores['llm_inference'] += 15
            
            # Memory analysis (GPU VRAM)
            try:
                mem_gb = float(self.results['memory_info'].get('gpu_vram_total_gb', 0))
                if mem_gb >= 24:
                    scores['deep_learning_training'] += 25
                    scores['deep_learning_inference'] += 20
                    scores['llm_inference'] += 25
                    scores['scientific_computing'] += 20
                elif mem_gb >= 16:
                    scores['deep_learning_training'] += 20
                    scores['deep_learning_inference'] += 20
                    scores['llm_inference'] += 20
                    scores['scientific_computing'] += 18
                elif mem_gb >= 8:
                    scores['deep_learning_training'] += 12
                    scores['deep_learning_inference'] += 18
                    scores['llm_inference'] += 12
                    scores['scientific_computing'] += 15
                    recommendations.append(f"[WARNING] Limited VRAM ({mem_gb}GB) may restrict large model training")
                elif mem_gb >= 4:
                    scores['deep_learning_training'] += 5
                    scores['deep_learning_inference'] += 12
                    scores['llm_inference'] += 5
                    scores['scientific_computing'] += 10
                    recommendations.append(f"[WARNING] Low VRAM ({mem_gb}GB) - suitable only for small models")
                else:
                    recommendations.append(f"[CRITICAL] Very low VRAM ({mem_gb}GB) - limited AI capability")
            except:
                recommendations.append("[WARNING] Could not analyze GPU memory capacity")
        else:
            recommendations.append("[INFO] No discrete GPU detected - CPU-only mode")
            scores['deep_learning_inference'] += 5  # Can still do CPU inference
        
        # ===== System RAM Analysis =====
        try:
            ram_gb = float(self.results['memory_info'].get('system_ram_total_gb', 0))
            if ram_gb >= 64:
                scores['deep_learning_training'] += 10
                scores['llm_inference'] += 15
                scores['scientific_computing'] += 15
                scores['general_purpose'] += 15
            elif ram_gb >= 32:
                scores['deep_learning_training'] += 8
                scores['llm_inference'] += 10
                scores['scientific_computing'] += 12
                scores['general_purpose'] += 12
            elif ram_gb >= 16:
                scores['deep_learning_training'] += 5
                scores['llm_inference'] += 5
                scores['scientific_computing'] += 8
                scores['general_purpose'] += 10
            else:
                recommendations.append(f"[WARNING] Limited RAM ({ram_gb}GB) - consider upgrading for AI workloads")
                scores['general_purpose'] += 5
        except:
            pass
        
        # ===== CPU Analysis =====
        try:
            cpu_cores = self.results.get('cpu_info', {}).get('cpu_cores_physical', 0)
            cpu_threads = self.results.get('cpu_info', {}).get('cpu_cores_logical', 0)
            
            if cpu_cores >= 16:
                scores['scientific_computing'] += 15
                scores['general_purpose'] += 10
                scores['deep_learning_training'] += 5  # For data loading
            elif cpu_cores >= 8:
                scores['scientific_computing'] += 10
                scores['general_purpose'] += 8
            elif cpu_cores >= 4:
                scores['scientific_computing'] += 5
                scores['general_purpose'] += 5
            
            # Check CPU benchmark results
            cpu_bench = self.results.get('performance_tests', {}).get('cpu_benchmark', {})
            if 'multi_thread_gflops' in cpu_bench:
                gflops = cpu_bench['multi_thread_gflops']
                if gflops >= 100:
                    scores['scientific_computing'] += 10
                elif gflops >= 50:
                    scores['scientific_computing'] += 5
        except:
            pass
        
        # ===== GPU Compute Performance Analysis =====
        try:
            compute = self.results['performance_tests'].get('compute_benchmark', {})
            matmul_4096 = compute.get('matmul_4096x4096', {})
            tflops = matmul_4096.get('tflops', 0)
            
            if tflops >= 15:
                scores['deep_learning_training'] += 20
                scores['deep_learning_inference'] += 15
                scores['scientific_computing'] += 15
            elif tflops >= 8:
                scores['deep_learning_training'] += 15
                scores['deep_learning_inference'] += 12
                scores['scientific_computing'] += 12
            elif tflops >= 4:
                scores['deep_learning_training'] += 10
                scores['deep_learning_inference'] += 10
                scores['scientific_computing'] += 8
            elif tflops > 0:
                scores['deep_learning_training'] += 5
                scores['deep_learning_inference'] += 8
                recommendations.append(f"[WARNING] Compute performance ({tflops} TFLOPS) is below optimal")
        except:
            pass
        
        # ===== Storage Analysis =====
        try:
            storage = self.results.get('storage_info', {}).get('benchmark', {})
            read_speed = storage.get('read_speed_mbps', 0)
            write_speed = storage.get('write_speed_mbps', 0)
            
            if read_speed >= 500 and write_speed >= 400:
                scores['deep_learning_training'] += 5
                scores['general_purpose'] += 5
            elif read_speed < 100 or write_speed < 100:
                recommendations.append("[WARNING] Slow storage may bottleneck data loading")
        except:
            pass
        
        # ===== Temperature Analysis =====
        try:
            stress = self.results['stress_tests'].get('gpu_stress', {})
            max_temp = stress.get('max_temperature_c', 0)
            
            if max_temp > 0:
                if max_temp < 75:
                    scores['deep_learning_training'] += 10
                    scores['deep_learning_inference'] += 10
                    scores['scientific_computing'] += 10
                elif max_temp < 85:
                    scores['deep_learning_training'] += 5
                    scores['deep_learning_inference'] += 8
                    scores['scientific_computing'] += 5
                    recommendations.append(f"[WARNING] Temperature under load ({max_temp}°C) - ensure adequate cooling")
                else:
                    recommendations.append(f"[CRITICAL] High temperature ({max_temp}°C) - thermal throttling likely")
        except:
            pass
        
        # ===== Health Check Analysis =====
        try:
            health = self.results['health_checks']
            if health.get('basic_ops_test', '').startswith('PASSED') and health.get('memory_errors') == 'NONE':
                scores['deep_learning_training'] += 10
                scores['deep_learning_inference'] += 15
                scores['scientific_computing'] += 10
                scores['general_purpose'] += 20
            else:
                recommendations.append("[CRITICAL] Health check failures detected - investigate errors")
        except:
            pass
        
        # ===== Software Stack Analysis =====
        try:
            software = self.results.get('software_stack', {})
            frameworks = software.get('frameworks', {})
            
            if 'pytorch' in frameworks:
                pytorch_info = frameworks['pytorch']
                if pytorch_info.get('cuda_available') or pytorch_info.get('mps_available'):
                    scores['deep_learning_training'] += 5
                    scores['deep_learning_inference'] += 5
            
            if 'tensorflow' in frameworks:
                tf_info = frameworks['tensorflow']
                if tf_info.get('gpu_available'):
                    scores['deep_learning_training'] += 3
                    scores['deep_learning_inference'] += 3
        except:
            pass
        
        # ===== Calculate Final Scores =====
        # Add base scores for working system
        scores['general_purpose'] = min(scores['general_purpose'] + 40, 100)
        
        # Ensure scores don't exceed 100
        for key in scores:
            scores[key] = min(scores[key], 100)
        
        # Calculate overall score
        scores['overall'] = round(sum([
            scores['deep_learning_training'],
            scores['deep_learning_inference'],
            scores['llm_inference'],
            scores['scientific_computing'],
            scores['general_purpose']
        ]) / 5)
        
        # ===== Generate Suitability Ratings =====
        suitability = {}
        for key, score in scores.items():
            if score >= 80:
                suitability[key] = {'score': score, 'rating': 'EXCELLENT', 'suitable': True}
            elif score >= 60:
                suitability[key] = {'score': score, 'rating': 'GOOD', 'suitable': True}
            elif score >= 40:
                suitability[key] = {'score': score, 'rating': 'MODERATE', 'suitable': True}
            elif score >= 20:
                suitability[key] = {'score': score, 'rating': 'LIMITED', 'suitable': False}
            else:
                suitability[key] = {'score': score, 'rating': 'POOR', 'suitable': False}
        
        # ===== Add Recommendations =====
        if not recommendations:
            recommendations.append("[OK] System is well-configured for AI workloads")
        
        # Add specific recommendations based on scores
        if scores['deep_learning_training'] < 40:
            recommendations.append("[SUGGESTION] Consider a dedicated GPU for deep learning training")
        if scores['llm_inference'] >= 60:
            recommendations.append("[OK] System suitable for running local LLMs (7B-13B models)")
        if scores['llm_inference'] >= 80:
            recommendations.append("[OK] System suitable for larger LLMs (30B+ models)")
        
        self.results['suitability_analysis'] = suitability
        self.results['recommendations'] = recommendations
        
    def generate_report_image(self, output_path='gpu_report.png'):
        """Generate comprehensive report image"""
        print("\n[INFO] Generating Report Image...")
        
        fig = plt.figure(figsize=(24, 30))
        fig.suptitle('AI Desktop Testing & Analysis Report\nCollege AI Lab Assessment', fontsize=22, fontweight='bold', y=0.98)
        
        # Create grid
        gs = gridspec.GridSpec(8, 4, figure=fig, hspace=0.4, wspace=0.3)
        
        # Colors
        colors = {
            'excellent': '#2ecc71',
            'good': '#3498db',
            'moderate': '#f39c12',
            'poor': '#e74c3c',
            'background': '#2c3e50',
            'text': '#ecf0f1'
        }
        
        # 1. System & Hardware Info Panel
        ax1 = fig.add_subplot(gs[0, :2])
        ax1.set_facecolor('#34495e')
        ax1.set_xlim(0, 10)
        ax1.set_ylim(0, 10)
        ax1.axis('off')
        ax1.set_title('System Information', fontsize=14, fontweight='bold', pad=10)
        
        sys_info = self.results.get('system_info', {})
        cpu_info = self.results.get('cpu_info', {})
        
        info_text = f"""
Hostname: {sys_info.get('hostname', 'N/A')}
OS: {sys_info.get('os_full', sys_info.get('os', 'N/A'))}
Architecture: {sys_info.get('architecture', 'N/A')} {'(ARM)' if sys_info.get('is_arm') else ''}
Environment: {sys_info.get('environment', 'Local')}

CPU: {cpu_info.get('cpu_name', 'N/A')}
Cores: {cpu_info.get('cpu_cores_physical', 'N/A')} physical / {cpu_info.get('cpu_cores_logical', 'N/A')} logical
Frequency: {cpu_info.get('cpu_freq_mhz', 'N/A')} MHz (Max: {cpu_info.get('cpu_freq_max_mhz', 'N/A')} MHz)
RAM: {cpu_info.get('ram_total_gb', 'N/A')} GB
        """
        ax1.text(0.5, 5, info_text, fontsize=10, verticalalignment='center', 
                fontfamily='monospace', bbox=dict(boxstyle='round', facecolor='#2c3e50', alpha=0.8))
        
        # 2. GPU Info Panel
        ax2 = fig.add_subplot(gs[0, 2:])
        ax2.set_facecolor('#34495e')
        ax2.axis('off')
        ax2.set_title('GPU/Accelerator Information', fontsize=14, fontweight='bold', pad=10)
        
        gpu_info = self.results.get('gpu_info', {})
        mem_info = self.results.get('memory_info', {})
        
        gpu_name = gpu_info.get('name', gpu_info.get('device_name', 'No GPU detected'))
        gpu_vendor = gpu_info.get('vendor', 'Unknown')
        
        gpu_text = f"""
Vendor: {gpu_vendor}
GPU: {gpu_name}
Driver: {gpu_info.get('driver_version', 'N/A')}
CUDA/ROCm: {gpu_info.get('cuda_version', gpu_info.get('rocm_version', 'N/A'))}
Compute: {gpu_info.get('device_capability', 'N/A')}

VRAM: {mem_info.get('gpu_vram_total_gb', 'N/A')} GB
System RAM: {mem_info.get('system_ram_total_gb', 'N/A')} GB
PyTorch: {'Available' if gpu_info.get('torch_available') else 'Not Available'}
        """
        ax2.text(0.5, 0.5, gpu_text, fontsize=10, verticalalignment='center',
                transform=ax2.transAxes, fontfamily='monospace',
                bbox=dict(boxstyle='round', facecolor='#2c3e50', alpha=0.8))
        
        # 3. CPU Benchmark Chart
        ax3 = fig.add_subplot(gs[1, :2])
        cpu_bench = self.results.get('performance_tests', {}).get('cpu_benchmark', {})
        
        if cpu_bench and 'single_thread_gflops' in cpu_bench:
            categories = ['Single-Thread', 'Multi-Thread']
            values = [
                cpu_bench.get('single_thread_gflops', 0),
                cpu_bench.get('multi_thread_gflops', 0)
            ]
            bars = ax3.bar(categories, values, color=['#3498db', '#2ecc71'])
            ax3.set_ylabel('GFLOPS', fontsize=12)
            ax3.set_title('CPU Performance (Matrix Multiplication)', fontsize=14, fontweight='bold')
            for bar, val in zip(bars, values):
                ax3.text(bar.get_x() + bar.get_width()/2, bar.get_height() + 0.5,
                        f'{val}', ha='center', fontsize=10, fontweight='bold')
        else:
            ax3.text(0.5, 0.5, 'No CPU benchmark data', ha='center', va='center', transform=ax3.transAxes)
            ax3.set_title('CPU Performance', fontsize=14, fontweight='bold')
        
        # 4. Storage Performance
        ax4 = fig.add_subplot(gs[1, 2:])
        storage = self.results.get('storage_info', {}).get('benchmark', {})
        
        if storage and 'read_speed_mbps' in storage:
            categories = ['Read Speed', 'Write Speed']
            values = [storage.get('read_speed_mbps', 0), storage.get('write_speed_mbps', 0)]
            colors_storage = ['#2ecc71', '#e74c3c']
            bars = ax4.bar(categories, values, color=colors_storage)
            ax4.set_ylabel('MB/s', fontsize=12)
            ax4.set_title('Storage Performance', fontsize=14, fontweight='bold')
            for bar, val in zip(bars, values):
                ax4.text(bar.get_x() + bar.get_width()/2, bar.get_height() + 5,
                        f'{val} MB/s', ha='center', fontsize=10, fontweight='bold')
        else:
            ax4.text(0.5, 0.5, 'No storage benchmark data', ha='center', va='center', transform=ax4.transAxes)
            ax4.set_title('Storage Performance', fontsize=14, fontweight='bold')
        
        # 5. GPU Compute Performance Chart
        ax5 = fig.add_subplot(gs[2, :2])
        compute = self.results.get('performance_tests', {}).get('compute_benchmark', {})
        
        matmul_sizes = []
        matmul_tflops = []
        for key in ['matmul_1024x1024', 'matmul_2048x2048', 'matmul_4096x4096']:
            if key in compute and 'tflops' in compute[key]:
                matmul_sizes.append(key.replace('matmul_', ''))
                matmul_tflops.append(compute[key]['tflops'])
        
        if matmul_tflops:
            bars = ax5.bar(matmul_sizes, matmul_tflops, color=['#3498db', '#2ecc71', '#e74c3c'])
            ax5.set_ylabel('TFLOPS', fontsize=12)
            ax5.set_title('GPU Matrix Multiplication Performance', fontsize=14, fontweight='bold')
            ax5.set_xlabel('Matrix Size')
            for bar, val in zip(bars, matmul_tflops):
                ax5.text(bar.get_x() + bar.get_width()/2, bar.get_height() + 0.1, 
                        f'{val}', ha='center', fontsize=10, fontweight='bold')
        else:
            ax5.text(0.5, 0.5, 'No GPU compute data\n(No GPU or PyTorch unavailable)', ha='center', va='center', transform=ax5.transAxes)
            ax5.set_title('GPU Compute Performance', fontsize=14, fontweight='bold')
        
        # 6. Convolution Performance
        ax6 = fig.add_subplot(gs[2, 2:])
        conv_batches = []
        conv_throughput = []
        for key in ['conv2d_batch1', 'conv2d_batch8', 'conv2d_batch32']:
            if key in compute and 'throughput_imgs_per_sec' in compute[key]:
                conv_batches.append(key.replace('conv2d_batch', 'Batch '))
                conv_throughput.append(compute[key]['throughput_imgs_per_sec'])
        
        if conv_throughput:
            bars = ax6.bar(conv_batches, conv_throughput, color=['#9b59b6', '#1abc9c', '#f39c12'])
            ax6.set_ylabel('Images/sec', fontsize=12)
            ax6.set_title('Conv2D Performance (224x224)', fontsize=14, fontweight='bold')
            for bar, val in zip(bars, conv_throughput):
                ax6.text(bar.get_x() + bar.get_width()/2, bar.get_height() + 1, 
                        f'{val:.0f}', ha='center', fontsize=10, fontweight='bold')
        else:
            ax6.text(0.5, 0.5, 'No convolution data', ha='center', va='center', transform=ax6.transAxes)
            ax6.set_title('Conv2D Performance', fontsize=14, fontweight='bold')
        
        # 7. Stress Test - Temperature
        ax7 = fig.add_subplot(gs[3, :2])
        stress = self.results.get('stress_tests', {}).get('gpu_stress', {})
        temps = stress.get('temperatures', [])
        timestamps = stress.get('timestamps', [])
        
        if temps and timestamps and len(temps) == len(timestamps):
            ax7.plot(timestamps, temps, 'r-', linewidth=2, marker='o', markersize=4)
            ax7.fill_between(timestamps, temps, alpha=0.3, color='red')
            ax7.axhline(y=80, color='orange', linestyle='--', label='Warning (80°C)')
            ax7.axhline(y=90, color='red', linestyle='--', label='Critical (90°C)')
            ax7.set_xlabel('Time (s)')
            ax7.set_ylabel('Temperature (°C)')
            device_type = stress.get('device', 'GPU')
            max_temp = stress.get('max_temperature_c', 'N/A')
            ax7.set_title(f'{device_type} Temperature Under Stress (Max: {max_temp}°C)', 
                         fontsize=14, fontweight='bold')
            ax7.legend(loc='upper right')
            ax7.grid(True, alpha=0.3)
        else:
            ax7.text(0.5, 0.5, 'No temperature data\n(May not be available for this GPU type)', ha='center', va='center', transform=ax7.transAxes)
            ax7.set_title('Temperature Under Stress', fontsize=14, fontweight='bold')
        
        # 8. Stress Test - Utilization
        ax8 = fig.add_subplot(gs[3, 2:])
        utils = stress.get('utilizations', [])
        
        if utils and timestamps and len(utils) == len(timestamps):
            ax8.plot(timestamps, utils, 'b-', linewidth=2, label='Utilization %')
            ax8.fill_between(timestamps, utils, alpha=0.3, color='blue')
            ax8.set_ylabel('Utilization (%)', color='blue')
            ax8.set_xlabel('Time (s)')
            device_type = stress.get('device', 'GPU')
            ax8.set_title(f'{device_type} Utilization Under Stress', fontsize=14, fontweight='bold')
            ax8.grid(True, alpha=0.3)
        else:
            ax8.text(0.5, 0.5, 'No utilization data', ha='center', va='center', transform=ax8.transAxes)
            ax8.set_title('Utilization Under Stress', fontsize=14, fontweight='bold')
        
        # 9. Memory Bandwidth
        ax9 = fig.add_subplot(gs[4, :2])
        bw_test = self.results.get('performance_tests', {}).get('memory_bandwidth', {})
        
        if bw_test and '100MB' in bw_test:
            bw_data = bw_test['100MB']
            if 'h2d_bandwidth_gbps' in bw_data:
                categories = ['Host→Device', 'Device→Host', 'Device→Device']
                values = [
                    bw_data.get('h2d_bandwidth_gbps', 0),
                    bw_data.get('d2h_bandwidth_gbps', 0),
                    bw_data.get('d2d_bandwidth_gbps', 0)
                ]
            else:
                categories = ['Allocate', 'Copy']
                values = [
                    bw_data.get('alloc_bandwidth_gbps', 0),
                    bw_data.get('copy_bandwidth_gbps', 0)
                ]
            colors_bw = ['#3498db', '#e74c3c', '#2ecc71'][:len(categories)]
            bars = ax9.barh(categories, values, color=colors_bw)
            ax9.set_xlabel('Bandwidth (GB/s)')
            ax9.set_title('Memory Bandwidth (100MB Transfer)', fontsize=14, fontweight='bold')
            for bar, val in zip(bars, values):
                ax9.text(val + 0.1, bar.get_y() + bar.get_height()/2, 
                        f'{val} GB/s', va='center', fontsize=10, fontweight='bold')
        else:
            ax9.text(0.5, 0.5, 'No bandwidth data', ha='center', va='center', transform=ax9.transAxes)
            ax9.set_title('Memory Bandwidth', fontsize=14, fontweight='bold')
        
        # 10. Health Check Status
        ax10 = fig.add_subplot(gs[4, 2:])
        ax10.axis('off')
        ax10.set_title('Health Check Status', fontsize=14, fontweight='bold', pad=10)
        
        health = self.results.get('health_checks', {})
        mem_stress = self.results.get('stress_tests', {}).get('memory_stress', {})
        
        health_items = [
            ('Basic Operations', health.get('basic_ops_test', 'N/A')),
            ('Memory Errors', health.get('memory_errors', 'N/A')),
            ('System Health', health.get('system_health', 'N/A')),
            ('Memory Stress', f"{mem_stress.get('max_allocatable_gb', 'N/A')} GB allocatable")
        ]
        
        y_pos = 0.85
        for item, status in health_items:
            if isinstance(status, str):
                color = '#2ecc71' if any(x in status for x in ['PASSED', 'NONE', 'OK']) else '#f39c12' if 'WARNING' in status else '#e74c3c'
                symbol = '✓' if any(x in status for x in ['PASSED', 'NONE', 'OK']) else '⚠' if 'WARNING' in status else '✗'
            else:
                color = '#3498db'
                symbol = '•'
            ax10.text(0.1, y_pos, f'{symbol} {item}: {status}', fontsize=11, 
                    transform=ax10.transAxes, color=color, fontweight='bold',
                    bbox=dict(boxstyle='round', facecolor='white', alpha=0.8))
            y_pos -= 0.2
        
        # 11. Software Stack
        ax11 = fig.add_subplot(gs[5, :2])
        ax11.axis('off')
        ax11.set_title('AI/ML Software Stack', fontsize=14, fontweight='bold', pad=10)
        
        software = self.results.get('software_stack', {})
        packages = software.get('packages', {})
        
        # Show key packages
        key_packages = ['torch', 'tensorflow', 'numpy', 'transformers', 'onnxruntime']
        sw_text = f"Python: {software.get('python_version', 'N/A')}\n\n"
        for pkg in key_packages:
            status = packages.get(pkg, 'not checked')
            icon = '✓' if status != 'not installed' else '✗'
            sw_text += f"{icon} {pkg}: {status}\n"
        
        ax11.text(0.5, 0.5, sw_text, fontsize=10, verticalalignment='center',
                 transform=ax11.transAxes, fontfamily='monospace',
                 bbox=dict(boxstyle='round', facecolor='#ecf0f1', alpha=0.9))
        
        # 12. Network Info
        ax12 = fig.add_subplot(gs[5, 2:])
        ax12.axis('off')
        ax12.set_title('Network Status', fontsize=14, fontweight='bold', pad=10)
        
        network = self.results.get('network_info', {})
        connectivity = network.get('connectivity', {})
        
        net_text = f"""
Internet: {'✓ Connected' if connectivity.get('internet') else '✗ No Connection'}
DNS: {'✓ Working' if connectivity.get('dns') else '✗ Failed'}
Latency: {connectivity.get('latency_ms', 'N/A')} ms

Interfaces: {len(network.get('interfaces', []))}
        """
        ax12.text(0.5, 0.5, net_text, fontsize=11, verticalalignment='center',
                 transform=ax12.transAxes, fontfamily='monospace',
                 bbox=dict(boxstyle='round', facecolor='#ecf0f1', alpha=0.9))
        
        # 13. Suitability Gauges
        ax13 = fig.add_subplot(gs[6, :])
        ax13.axis('off')
        ax13.set_title('AI Workload Suitability Analysis', fontsize=16, fontweight='bold', pad=20)
        
        suitability = self.results.get('suitability_analysis', {})
        categories = ['DL Training', 'DL Inference', 'LLM Inference', 'Scientific\nComputing', 'General\nPurpose', 'Overall']
        keys = ['deep_learning_training', 'deep_learning_inference', 'llm_inference', 'scientific_computing', 'general_purpose', 'overall']
        
        for i, (cat, key) in enumerate(zip(categories, keys)):
            data = suitability.get(key, {})
            score = data.get('score', 0)
            rating = data.get('rating', 'N/A')
            
            # Position for each gauge
            x_center = 0.08 + i * 0.155
            
            # Draw gauge background
            gauge_ax = fig.add_axes([x_center - 0.06, 0.18, 0.12, 0.08])
            gauge_ax.axis('off')
            
            # Color based on score
            if score >= 80:
                bar_color = '#2ecc71'
            elif score >= 60:
                bar_color = '#3498db'
            elif score >= 40:
                bar_color = '#f39c12'
            else:
                bar_color = '#e74c3c'
            
            # Draw progress bar
            gauge_ax.barh([0], [100], color='#ecf0f1', height=0.5)
            gauge_ax.barh([0], [score], color=bar_color, height=0.5)
            gauge_ax.set_xlim(0, 100)
            gauge_ax.set_ylim(-0.5, 0.5)
            
            # Add text
            gauge_ax.text(50, -0.9, cat, ha='center', va='top', fontsize=9, fontweight='bold')
            gauge_ax.text(50, 0, f'{score}%\n{rating}', ha='center', va='center', fontsize=9, fontweight='bold', color='white')
        
        # 14. Recommendations
        ax14 = fig.add_subplot(gs[7, :])
        ax14.axis('off')
        ax14.set_title('Recommendations & Findings', fontsize=14, fontweight='bold', pad=10)
        
        recommendations = self.results.get('recommendations', [])
        if not recommendations:
            recommendations = ['[OK] System is performing within expected parameters']
        
        rec_text = '\n'.join(recommendations[:8])  # Limit to 8 recommendations
        ax14.text(0.5, 0.5, rec_text, fontsize=11, ha='center', va='center',
                 transform=ax14.transAxes, fontfamily='sans-serif',
                 bbox=dict(boxstyle='round', facecolor='#ecf0f1', alpha=0.9))
        
        # Add timestamp and footer
        test_duration = round(time.time() - self.test_start_time, 1)
        fig.text(0.5, 0.01, f'Report Generated: {self.results["timestamp"]} | Test Duration: {test_duration}s | GPU Vendor: {self.gpu_vendor}',
                ha='center', fontsize=10, style='italic')
        
        plt.savefig(output_path, dpi=150, bbox_inches='tight', facecolor='white', edgecolor='none')
        plt.close()
        print(f"  [OK] Report image saved: {output_path}")
        return output_path
    
    def generate_text_report(self, output_path='gpu_report.txt'):
        """Generate detailed text report"""
        print("[INFO] Generating Text Report...")
        
        report = []
        report.append("=" * 80)
        report.append("AI DESKTOP TESTING & ANALYSIS REPORT")
        report.append("College AI Lab - Comprehensive System Assessment")
        report.append("=" * 80)
        report.append(f"\nReport Generated: {self.results['timestamp']}")
        report.append(f"Test Duration: {round(time.time() - self.test_start_time, 1)} seconds")
        report.append(f"Test Type: {self.results.get('test_type', 'Desktop Assessment')}\n")
        
        # System Info
        report.append("\n" + "=" * 40)
        report.append("SYSTEM INFORMATION")
        report.append("=" * 40)
        sys_info = self.results.get('system_info', {})
        for key, value in sys_info.items():
            report.append(f"  {key.replace('_', ' ').title()}: {value}")
        
        # CPU Info
        report.append("\n" + "=" * 40)
        report.append("CPU INFORMATION")
        report.append("=" * 40)
        cpu_info = self.results.get('cpu_info', {})
        for key, value in cpu_info.items():
            report.append(f"  {key.replace('_', ' ').title()}: {value}")
        
        # GPU Info
        report.append("\n" + "=" * 40)
        report.append("GPU/ACCELERATOR INFORMATION")
        report.append("=" * 40)
        gpu_info = self.results.get('gpu_info', {})
        important_keys = ['vendor', 'name', 'device_name', 'driver_version', 'cuda_version', 'rocm_version',
                         'device_capability', 'memory_total_mb', 'temperature_c', 'power_limit_w', 
                         'pcie_gen', 'pcie_width', 'metal_support', 'torch_available', 'cuda_available']
        for key in important_keys:
            if key in gpu_info:
                report.append(f"  {key.replace('_', ' ').title()}: {gpu_info[key]}")
        
        # Memory Info
        report.append("\n" + "=" * 40)
        report.append("MEMORY INFORMATION")
        report.append("=" * 40)
        for key, value in self.results.get('memory_info', {}).items():
            report.append(f"  {key.replace('_', ' ').title()}: {value}")
        
        # Storage Info
        report.append("\n" + "=" * 40)
        report.append("STORAGE INFORMATION")
        report.append("=" * 40)
        storage = self.results.get('storage_info', {})
        for disk in storage.get('disks', [])[:3]:  # Show first 3 disks
            report.append(f"  {disk.get('mountpoint', 'N/A')}: {disk.get('total_gb', 'N/A')} GB total, {disk.get('free_gb', 'N/A')} GB free ({disk.get('used_pct', 'N/A')}% used)")
        benchmark = storage.get('benchmark', {})
        if benchmark:
            report.append(f"  Read Speed: {benchmark.get('read_speed_mbps', 'N/A')} MB/s")
            report.append(f"  Write Speed: {benchmark.get('write_speed_mbps', 'N/A')} MB/s")
        
        # Network Info
        report.append("\n" + "=" * 40)
        report.append("NETWORK INFORMATION")
        report.append("=" * 40)
        network = self.results.get('network_info', {})
        connectivity = network.get('connectivity', {})
        report.append(f"  Internet Connected: {connectivity.get('internet', 'N/A')}")
        report.append(f"  DNS Working: {connectivity.get('dns', 'N/A')}")
        report.append(f"  Latency: {connectivity.get('latency_ms', 'N/A')} ms")
        
        # Software Stack
        report.append("\n" + "=" * 40)
        report.append("AI/ML SOFTWARE STACK")
        report.append("=" * 40)
        software = self.results.get('software_stack', {})
        report.append(f"  Python Version: {software.get('python_version', 'N/A')}")
        packages = software.get('packages', {})
        for pkg, ver in packages.items():
            status = "✓" if ver != 'not installed' else "✗"
            report.append(f"  {status} {pkg}: {ver}")
        
        # Performance Tests
        report.append("\n" + "=" * 40)
        report.append("PERFORMANCE TEST RESULTS")
        report.append("=" * 40)
        
        # CPU Benchmark
        report.append("\n  CPU Benchmark:")
        cpu_bench = self.results.get('performance_tests', {}).get('cpu_benchmark', {})
        report.append(f"    Single-Thread: {cpu_bench.get('single_thread_gflops', 'N/A')} GFLOPS")
        report.append(f"    Multi-Thread: {cpu_bench.get('multi_thread_gflops', 'N/A')} GFLOPS")
        
        # Memory Bandwidth
        report.append("\n  Memory Bandwidth Test:")
        bw_test = self.results.get('performance_tests', {}).get('memory_bandwidth', {})
        for size, data in bw_test.items():
            if isinstance(data, dict) and 'error' not in data:
                report.append(f"    {size}:")
                if 'h2d_bandwidth_gbps' in data:
                    report.append(f"      Host to Device: {data.get('h2d_bandwidth_gbps', 'N/A')} GB/s")
                    report.append(f"      Device to Host: {data.get('d2h_bandwidth_gbps', 'N/A')} GB/s")
                    report.append(f"      Device to Device: {data.get('d2d_bandwidth_gbps', 'N/A')} GB/s")
                else:
                    report.append(f"      Copy Bandwidth: {data.get('copy_bandwidth_gbps', 'N/A')} GB/s")
        
        # GPU Compute Benchmark
        report.append("\n  GPU Compute Benchmark:")
        compute = self.results.get('performance_tests', {}).get('compute_benchmark', {})
        for test, data in compute.items():
            if isinstance(data, dict) and 'error' not in data:
                if 'tflops' in data:
                    report.append(f"    {test}: {data['tflops']} TFLOPS ({data.get('time_ms', 'N/A')} ms)")
                elif 'throughput_imgs_per_sec' in data:
                    report.append(f"    {test}: {data['throughput_imgs_per_sec']} images/sec ({data.get('time_ms', 'N/A')} ms)")
        
        # Stress Tests
        report.append("\n" + "=" * 40)
        report.append("STRESS TEST RESULTS")
        report.append("=" * 40)
        stress = self.results.get('stress_tests', {}).get('gpu_stress', {})
        report.append(f"  Test Device: {stress.get('device', 'N/A')}")
        report.append(f"  Maximum Temperature: {stress.get('max_temperature_c', 'N/A')}°C")
        report.append(f"  Average Temperature: {stress.get('avg_temperature_c', 'N/A')}°C")
        report.append(f"  Maximum Utilization: {stress.get('max_utilization_pct', 'N/A')}%")
        report.append(f"  Average Utilization: {stress.get('avg_utilization_pct', 'N/A')}%")
        report.append(f"  Maximum Power Draw: {stress.get('max_power_w', 'N/A')}W")
        report.append(f"  Average Power Draw: {stress.get('avg_power_w', 'N/A')}W")
        
        mem_stress = self.results.get('stress_tests', {}).get('memory_stress', {})
        report.append(f"\n  Memory Stress Test:")
        report.append(f"    Test Device: {mem_stress.get('device', 'N/A')}")
        report.append(f"    Max Allocatable: {mem_stress.get('max_allocatable_gb', 'N/A')} GB")
        report.append(f"    Allocation Efficiency: {mem_stress.get('allocation_efficiency_pct', 'N/A')}%")
        report.append(f"    Fragmentation Test: {mem_stress.get('fragmentation_test', 'N/A')}")
        
        # Health Checks
        report.append("\n" + "=" * 40)
        report.append("HEALTH CHECK RESULTS")
        report.append("=" * 40)
        health = self.results.get('health_checks', {})
        report.append(f"  Basic Operations Test: {health.get('basic_ops_test', 'N/A')}")
        report.append(f"  Device Tested: {health.get('device_tested', 'N/A')}")
        report.append(f"  Memory Errors: {health.get('memory_errors', 'N/A')}")
        report.append(f"  System Health: {health.get('system_health', 'N/A')}")
        
        # Suitability Analysis
        report.append("\n" + "=" * 40)
        report.append("AI WORKLOAD SUITABILITY ANALYSIS")
        report.append("=" * 40)
        suitability = self.results.get('suitability_analysis', {})
        for key, data in suitability.items():
            if isinstance(data, dict):
                suitable = "✓ SUITABLE" if data.get('suitable', False) else "✗ NOT SUITABLE"
                report.append(f"  {key.replace('_', ' ').title()}: {data.get('score', 0)}% ({data.get('rating', 'N/A')}) - {suitable}")
        
        # Recommendations
        report.append("\n" + "=" * 40)
        report.append("RECOMMENDATIONS")
        report.append("=" * 40)
        recommendations = self.results.get('recommendations', [])
        if recommendations:
            for rec in recommendations:
                report.append(f"  {rec}")
        else:
            report.append("  [OK] System is performing within expected parameters")
            report.append("  [OK] No issues detected - system is suitable for AI workloads")
        
        # Final Verdict
        report.append("\n" + "=" * 40)
        report.append("FINAL VERDICT")
        report.append("=" * 40)
        overall = suitability.get('overall', {})
        overall_score = overall.get('score', 0)
        
        if overall_score >= 70:
            verdict = "SYSTEM IS WELL-SUITED FOR AI WORKLOADS"
            verdict_detail = "The system passed all critical tests and is recommended for AI/ML tasks."
        elif overall_score >= 50:
            verdict = "SYSTEM IS CONDITIONALLY SUITABLE"
            verdict_detail = "The system can handle basic AI tasks but has some limitations. Review recommendations."
        elif overall_score >= 30:
            verdict = "SYSTEM HAS LIMITED AI CAPABILITY"
            verdict_detail = "The system can handle inference tasks but is not ideal for training. Consider upgrades."
        else:
            verdict = "SYSTEM REQUIRES UPGRADES FOR AI WORKLOADS"
            verdict_detail = "The system has significant limitations. Consider hardware upgrades for AI tasks."
        
        report.append(f"\n  >>> {verdict} <<<")
        report.append(f"  Overall Score: {overall_score}%")
        report.append(f"  {verdict_detail}")
        
        # GPU Vendor Summary
        report.append(f"\n  GPU Vendor: {self.gpu_vendor}")
        if self.gpu_vendor == 'None':
            report.append("  Note: No discrete GPU detected. System will use CPU for AI workloads.")
        
        report.append("\n" + "=" * 80)
        report.append("END OF REPORT")
        report.append("=" * 80)
        
        report_text = '\n'.join(report)
        
        with open(output_path, 'w') as f:
            f.write(report_text)
        
        print(f"  [OK] Text report saved: {output_path}")
        return report_text
    
    def save_json_report(self, output_path='gpu_report.json'):
        """Save results as JSON"""
        with open(output_path, 'w') as f:
            json.dump(self.results, f, indent=2, default=str)
        print(f"  [OK] JSON report saved: {output_path}")
        
    def run_all_tests(self):
        """Run complete desktop testing suite for AI workloads"""
        print("\n" + "=" * 60)
        print("AI DESKTOP TESTING & ANALYSIS SUITE")
        print("   College AI Lab - Comprehensive Assessment")
        print("=" * 60 + "\n")
        
        # Print system detection info
        print(f"[INFO] Operating System: {platform.system()} {platform.release()}")
        print(f"[INFO] Architecture: {platform.machine()}")
        print(f"[INFO] Python: {platform.python_version()}")
        print(f"[INFO] GPU Vendor Detected: {self.gpu_vendor}")
        
        # Check if running remotely
        if IS_LINUX or IS_MACOS:
            if 'SSH_CLIENT' in os.environ or 'SSH_TTY' in os.environ:
                print("[INFO] Running via SSH/Remote session")
        
        # For NVIDIA, verify driver is working
        if self.gpu_vendor == 'NVIDIA':
            try:
                if IS_WINDOWS:
                    result = subprocess.run(['nvidia-smi'], capture_output=True, text=True, timeout=10,
                                           creationflags=subprocess.CREATE_NO_WINDOW if hasattr(subprocess, 'CREATE_NO_WINDOW') else 0)
                else:
                    result = subprocess.run(['nvidia-smi'], capture_output=True, text=True, timeout=10)
                if result.returncode != 0:
                    print("[WARNING] nvidia-smi failed - NVIDIA driver may have issues")
                else:
                    print("[OK] NVIDIA driver responding")
            except Exception as e:
                print(f"[WARNING] Could not verify NVIDIA driver: {e}")
        elif self.gpu_vendor == 'AMD':
            print("[OK] AMD GPU detected")
            if TORCH_ROCM_AVAILABLE:
                print("[OK] PyTorch ROCm support available")
        elif self.gpu_vendor == 'Apple':
            print("[OK] Apple Silicon detected")
            if TORCH_MPS_AVAILABLE:
                print("[OK] PyTorch MPS support available")
        elif self.gpu_vendor == 'Intel':
            print("[OK] Intel GPU detected")
        else:
            print("[INFO] No discrete GPU detected - running CPU-only tests")
        
        print("")
        
        # Collect information
        self.collect_system_info()
        self.collect_gpu_info()
        self.collect_memory_info()
        self.collect_storage_info()
        self.collect_network_info()
        self.collect_software_stack()
        
        # Run tests
        self.run_performance_tests()
        self.run_stress_tests()
        self.run_health_checks()
        
        # Analyze
        self.analyze_suitability()
        
        # Generate reports
        print("\n[INFO] Generating Reports...")
        
        # Create output directory
        output_dir = Path('ai_desktop_test_results')
        output_dir.mkdir(exist_ok=True)
        
        timestamp = datetime.datetime.now().strftime('%Y%m%d_%H%M%S')
        
        # Generate all reports
        self.generate_report_image(output_dir / f'ai_report_{timestamp}.png')
        report_text = self.generate_text_report(output_dir / f'ai_report_{timestamp}.txt')
        self.save_json_report(output_dir / f'ai_report_{timestamp}.json')
        
        # Also save to current directory with simple names
        self.generate_report_image('ai_desktop_report.png')
        self.save_json_report('ai_desktop_report.json')
        
        # Save text report to current directory too
        with open('ai_desktop_report.txt', 'w') as f:
            f.write(report_text)
        
        # Print summary to console
        print("\n" + report_text)
        
        print("\n" + "=" * 60)
        print("[COMPLETE] AI DESKTOP TESTING COMPLETE")
        print("=" * 60)
        print(f"\nReports saved to:")
        print(f"   - ai_desktop_report.png (Visual Report)")
        print(f"   - ai_desktop_report.txt (Text Report)")
        print(f"   - ai_desktop_report.json (Machine-readable)")
        print(f"   - ai_desktop_test_results/ (Timestamped archives)")
        
        return True


def main():
    """Main entry point"""
    tester = GPUTester()
    success = tester.run_all_tests()
    sys.exit(0 if success else 1)


if __name__ == '__main__':
    main()
